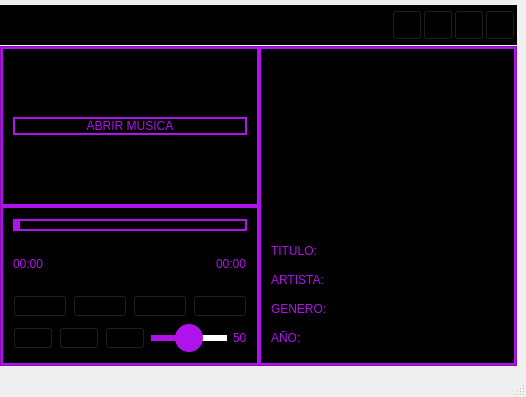
<?xml version="1.0" encoding="UTF-8"?>
<ui version="4.0">
 <class>MainWindow</class>
 <widget class="QMainWindow" name="MainWindow">
  <property name="geometry">
   <rect>
    <x>0</x>
    <y>0</y>
    <width>526</width>
    <height>397</height>
   </rect>
  </property>
  <property name="windowTitle">
   <string>MainWindow</string>
  </property>
  <widget class="QWidget" name="centralwidget">
   <layout class="QVBoxLayout" name="verticalLayout">
    <property name="leftMargin">
     <number>0</number>
    </property>
    <property name="topMargin">
     <number>0</number>
    </property>
    <item>
     <widget class="QFrame" name="frame_superior">
      <property name="minimumSize">
       <size>
        <width>0</width>
        <height>40</height>
       </size>
      </property>
      <property name="maximumSize">
       <size>
        <width>16777215</width>
        <height>30</height>
       </size>
      </property>
      <property name="styleSheet">
       <string notr="true">background-color: rgb(0, 0, 0);</string>
      </property>
      <property name="frameShape">
       <enum>QFrame::StyledPanel</enum>
      </property>
      <property name="frameShadow">
       <enum>QFrame::Raised</enum>
      </property>
      <layout class="QVBoxLayout" name="verticalLayout_9">
       <property name="spacing">
        <number>1</number>
       </property>
       <property name="leftMargin">
        <number>1</number>
       </property>
       <property name="topMargin">
        <number>1</number>
       </property>
       <property name="rightMargin">
        <number>1</number>
       </property>
       <property name="bottomMargin">
        <number>1</number>
       </property>
       <item>
        <layout class="QHBoxLayout" name="horizontalLayout_7">
         <item>
          <spacer name="horizontalSpacer_2">
           <property name="orientation">
            <enum>Qt::Horizontal</enum>
           </property>
           <property name="sizeHint" stdset="0">
            <size>
             <width>40</width>
             <height>20</height>
            </size>
           </property>
          </spacer>
         </item>
         <item>
          <widget class="QPushButton" name="bt_minimizar">
           <property name="minimumSize">
            <size>
             <width>30</width>
             <height>30</height>
            </size>
           </property>
           <property name="maximumSize">
            <size>
             <width>30</width>
             <height>30</height>
            </size>
           </property>
           <property name="text">
            <string/>
           </property>
           <property name="icon">
            <iconset>
             <normaloff>iconos/minimizar-signo_m.png</normaloff>iconos/minimizar-signo_m.png</iconset>
           </property>
          </widget>
         </item>
         <item>
          <widget class="QPushButton" name="bt_maximizar">
           <property name="minimumSize">
            <size>
             <width>30</width>
             <height>30</height>
            </size>
           </property>
           <property name="maximumSize">
            <size>
             <width>30</width>
             <height>30</height>
            </size>
           </property>
           <property name="text">
            <string/>
           </property>
           <property name="icon">
            <iconset>
             <normaloff>iconos/maximizar_m.png</normaloff>iconos/maximizar_m.png</iconset>
           </property>
          </widget>
         </item>
         <item>
          <widget class="QPushButton" name="bt_normal">
           <property name="minimumSize">
            <size>
             <width>30</width>
             <height>30</height>
            </size>
           </property>
           <property name="maximumSize">
            <size>
             <width>30</width>
             <height>30</height>
            </size>
           </property>
           <property name="text">
            <string/>
           </property>
           <property name="icon">
            <iconset>
             <normaloff>iconos/mini_m.png</normaloff>iconos/mini_m.png</iconset>
           </property>
          </widget>
         </item>
         <item>
          <widget class="QPushButton" name="bt_cerrar">
           <property name="minimumSize">
            <size>
             <width>30</width>
             <height>30</height>
            </size>
           </property>
           <property name="maximumSize">
            <size>
             <width>30</width>
             <height>30</height>
            </size>
           </property>
           <property name="text">
            <string/>
           </property>
           <property name="icon">
            <iconset>
             <normaloff>iconos/marca-x_m.png</normaloff>iconos/marca-x_m.png</iconset>
           </property>
          </widget>
         </item>
        </layout>
       </item>
      </layout>
     </widget>
    </item>
    <item>
     <widget class="QFrame" name="frame_contenido">
      <property name="styleSheet">
       <string notr="true">background-color: rgb(176, 18, 235);
</string>
      </property>
      <property name="frameShape">
       <enum>QFrame::StyledPanel</enum>
      </property>
      <property name="frameShadow">
       <enum>QFrame::Raised</enum>
      </property>
      <layout class="QVBoxLayout" name="verticalLayout_3">
       <property name="spacing">
        <number>4</number>
       </property>
       <property name="leftMargin">
        <number>2</number>
       </property>
       <property name="topMargin">
        <number>2</number>
       </property>
       <property name="rightMargin">
        <number>2</number>
       </property>
       <property name="bottomMargin">
        <number>2</number>
       </property>
       <item>
        <layout class="QHBoxLayout" name="horizontalLayout" stretch="1,1">
         <item>
          <layout class="QVBoxLayout" name="verticalLayout_2" stretch="0,0">
           <item>
            <widget class="QFrame" name="frame_3">
             <property name="styleSheet">
              <string notr="true">background-color: rgb(0, 0, 0);</string>
             </property>
             <property name="frameShape">
              <enum>QFrame::StyledPanel</enum>
             </property>
             <property name="frameShadow">
              <enum>QFrame::Raised</enum>
             </property>
             <layout class="QVBoxLayout" name="verticalLayout_12">
              <item>
               <widget class="QPushButton" name="bt_abrir">
                <property name="styleSheet">
                 <string notr="true">color: rgb(176, 18, 235);
font: 12pt &quot;Magnum&quot;;
border-radius: 15px;
border: 2px solid rgb(176, 18, 235)</string>
                </property>
                <property name="text">
                 <string>ABRIR MUSICA</string>
                </property>
                <property name="icon">
                 <iconset>
                  <normaloff>iconos/musica_m.png</normaloff>iconos/musica_m.png</iconset>
                </property>
                <property name="iconSize">
                 <size>
                  <width>20</width>
                  <height>20</height>
                 </size>
                </property>
               </widget>
              </item>
              <item>
               <layout class="QVBoxLayout" name="grafica_layout" stretch="">
                <property name="spacing">
                 <number>6</number>
                </property>
               </layout>
              </item>
             </layout>
            </widget>
           </item>
           <item>
            <widget class="QFrame" name="frame_4">
             <property name="styleSheet">
              <string notr="true">background-color: rgb(0, 0, 0);
</string>
             </property>
             <property name="frameShape">
              <enum>QFrame::StyledPanel</enum>
             </property>
             <property name="frameShadow">
              <enum>QFrame::Raised</enum>
             </property>
             <layout class="QVBoxLayout" name="verticalLayout_11">
              <item>
               <layout class="QVBoxLayout" name="verticalLayout_7">
                <item>
                 <widget class="QSlider" name="slider_tiempo">
                  <property name="styleSheet">
                   <string notr="true">QSlider::groove:horizontal{
	border: 4px solid rgb(176, 18, 235);
	height: 4px;
	background: rgb(176, 18, 235)
}

QSlider::handle:horizontal{
	background: rgb(176, 18, 235);
	margin: -4px
}

QSlider::add-page:horizontal{
	background-color: black;
	border: 2px solid rgb(176, 18, 235);
	border-radius: 3px
}</string>
                  </property>
                  <property name="orientation">
                   <enum>Qt::Horizontal</enum>
                  </property>
                 </widget>
                </item>
                <item>
                 <layout class="QVBoxLayout" name="verticalLayout_6">
                  <item>
                   <layout class="QHBoxLayout" name="horizontalLayout_5">
                    <item>
                     <widget class="QLabel" name="indicador_posicion">
                      <property name="styleSheet">
                       <string notr="true">color: rgb(176, 18, 235);
font: 12pt &quot;Magnum&quot;</string>
                      </property>
                      <property name="text">
                       <string>00:00</string>
                      </property>
                     </widget>
                    </item>
                    <item>
                     <spacer name="horizontalSpacer">
                      <property name="orientation">
                       <enum>Qt::Horizontal</enum>
                      </property>
                      <property name="sizeHint" stdset="0">
                       <size>
                        <width>40</width>
                        <height>20</height>
                       </size>
                      </property>
                     </spacer>
                    </item>
                    <item>
                     <widget class="QLabel" name="indicador_tiempo">
                      <property name="styleSheet">
                       <string notr="true">color: rgb(176, 18, 235);
font: 12pt &quot;Magnum&quot;</string>
                      </property>
                      <property name="text">
                       <string>00:00</string>
                      </property>
                     </widget>
                    </item>
                   </layout>
                  </item>
                  <item>
                   <layout class="QVBoxLayout" name="verticalLayout_5">
                    <item>
                     <layout class="QHBoxLayout" name="horizontalLayout_2">
                      <item>
                       <widget class="QPushButton" name="bt_atras">
                        <property name="text">
                         <string/>
                        </property>
                        <property name="icon">
                         <iconset>
                          <normaloff>iconos/atras_m.png</normaloff>iconos/atras_m.png</iconset>
                        </property>
                        <property name="iconSize">
                         <size>
                          <width>20</width>
                          <height>20</height>
                         </size>
                        </property>
                       </widget>
                      </item>
                      <item>
                       <widget class="QPushButton" name="bt_pausa">
                        <property name="text">
                         <string/>
                        </property>
                        <property name="icon">
                         <iconset>
                          <normaloff>iconos/pausa_m.png</normaloff>iconos/pausa_m.png</iconset>
                        </property>
                        <property name="iconSize">
                         <size>
                          <width>20</width>
                          <height>20</height>
                         </size>
                        </property>
                       </widget>
                      </item>
                      <item>
                       <widget class="QPushButton" name="bt_reproducir">
                        <property name="text">
                         <string/>
                        </property>
                        <property name="icon">
                         <iconset>
                          <normaloff>iconos/play_m.png</normaloff>iconos/play_m.png</iconset>
                        </property>
                        <property name="iconSize">
                         <size>
                          <width>20</width>
                          <height>20</height>
                         </size>
                        </property>
                       </widget>
                      </item>
                      <item>
                       <widget class="QPushButton" name="bt_adelante">
                        <property name="text">
                         <string/>
                        </property>
                        <property name="icon">
                         <iconset>
                          <normaloff>iconos/siguiente_m.png</normaloff>iconos/siguiente_m.png</iconset>
                        </property>
                        <property name="iconSize">
                         <size>
                          <width>20</width>
                          <height>20</height>
                         </size>
                        </property>
                       </widget>
                      </item>
                     </layout>
                    </item>
                    <item>
                     <layout class="QHBoxLayout" name="horizontalLayout_6">
                      <item>
                       <layout class="QHBoxLayout" name="horizontalLayout_3">
                        <item>
                         <widget class="QPushButton" name="bt_volumen_0">
                          <property name="text">
                           <string/>
                          </property>
                          <property name="icon">
                           <iconset>
                            <normaloff>iconos/mudo_m.png</normaloff>iconos/mudo_m.png</iconset>
                          </property>
                          <property name="iconSize">
                           <size>
                            <width>20</width>
                            <height>20</height>
                           </size>
                          </property>
                         </widget>
                        </item>
                        <item>
                         <widget class="QPushButton" name="bt_volumen_50">
                          <property name="text">
                           <string/>
                          </property>
                          <property name="icon">
                           <iconset>
                            <normaloff>iconos/bajar-volumen_m.png</normaloff>iconos/bajar-volumen_m.png</iconset>
                          </property>
                          <property name="iconSize">
                           <size>
                            <width>20</width>
                            <height>20</height>
                           </size>
                          </property>
                         </widget>
                        </item>
                        <item>
                         <widget class="QPushButton" name="bt_volumen_100">
                          <property name="text">
                           <string/>
                          </property>
                          <property name="icon">
                           <iconset>
                            <normaloff>iconos/subir-volumen_m.png</normaloff>iconos/subir-volumen_m.png</iconset>
                          </property>
                          <property name="iconSize">
                           <size>
                            <width>20</width>
                            <height>20</height>
                           </size>
                          </property>
                         </widget>
                        </item>
                       </layout>
                      </item>
                      <item>
                       <layout class="QHBoxLayout" name="horizontalLayout_4">
                        <item>
                         <widget class="QSlider" name="slider_volumen">
                          <property name="minimumSize">
                           <size>
                            <width>0</width>
                            <height>30</height>
                           </size>
                          </property>
                          <property name="sizeIncrement">
                           <size>
                            <width>0</width>
                            <height>0</height>
                           </size>
                          </property>
                          <property name="styleSheet">
                           <string notr="true">QSlider::groove:horizontal{
	border: 1px solid rgb(176, 18, 235);
	height: 4px;
	background: rgb(176, 18, 235)
}

QSlider::handle:horizontal{
	background: rgb(176, 18, 235);
	
	width: 28px;
	height: 28px;

	left: 11px;
	right: 11px;

	margin: -12px;
	border-radius: 14px
}

QSlider::add-page:horizontal{
	background-color: white;
	border: 1px solid white
}</string>
                          </property>
                          <property name="maximum">
                           <number>100</number>
                          </property>
                          <property name="value">
                           <number>50</number>
                          </property>
                          <property name="orientation">
                           <enum>Qt::Horizontal</enum>
                          </property>
                         </widget>
                        </item>
                        <item>
                         <widget class="QLabel" name="indicador_volumen">
                          <property name="styleSheet">
                           <string notr="true">color: rgb(176, 18, 235);</string>
                          </property>
                          <property name="text">
                           <string>50</string>
                          </property>
                         </widget>
                        </item>
                       </layout>
                      </item>
                     </layout>
                    </item>
                   </layout>
                  </item>
                 </layout>
                </item>
               </layout>
              </item>
             </layout>
            </widget>
           </item>
          </layout>
         </item>
         <item>
          <widget class="QFrame" name="frame_5">
           <property name="styleSheet">
            <string notr="true">background-color: rgb(0, 0, 0);</string>
           </property>
           <property name="frameShape">
            <enum>QFrame::StyledPanel</enum>
           </property>
           <property name="frameShadow">
            <enum>QFrame::Raised</enum>
           </property>
           <layout class="QVBoxLayout" name="verticalLayout_10">
            <item>
             <widget class="QListWidget" name="lista_musica">
              <property name="styleSheet">
               <string notr="true">color: rgb(176, 18, 235)</string>
              </property>
             </widget>
            </item>
            <item>
             <layout class="QVBoxLayout" name="verticalLayout_4">
              <property name="spacing">
               <number>15</number>
              </property>
              <property name="bottomMargin">
               <number>8</number>
              </property>
              <item>
               <widget class="QLabel" name="titulo_cancion">
                <property name="styleSheet">
                 <string notr="true">color: rgb(176, 18, 235);</string>
                </property>
                <property name="text">
                 <string>TITULO:</string>
                </property>
               </widget>
              </item>
              <item>
               <widget class="QLabel" name="titulo_artista">
                <property name="styleSheet">
                 <string notr="true">color: rgb(176, 18, 235);</string>
                </property>
                <property name="text">
                 <string>ARTISTA:</string>
                </property>
               </widget>
              </item>
              <item>
               <widget class="QLabel" name="genero_cancion">
                <property name="styleSheet">
                 <string notr="true">color: rgb(176, 18, 235);</string>
                </property>
                <property name="text">
                 <string>GENERO:</string>
                </property>
               </widget>
              </item>
              <item>
               <widget class="QLabel" name="annio_cancion">
                <property name="styleSheet">
                 <string notr="true">color: rgb(176, 18, 235);</string>
                </property>
                <property name="text">
                 <string>AÑO:</string>
                </property>
               </widget>
              </item>
             </layout>
            </item>
           </layout>
          </widget>
         </item>
        </layout>
       </item>
      </layout>
     </widget>
    </item>
   </layout>
  </widget>
  <widget class="QMenuBar" name="menubar">
   <property name="geometry">
    <rect>
     <x>0</x>
     <y>0</y>
     <width>526</width>
     <height>18</height>
    </rect>
   </property>
  </widget>
  <widget class="QStatusBar" name="statusbar"/>
 </widget>
 <resources/>
 <connections/>
</ui>
